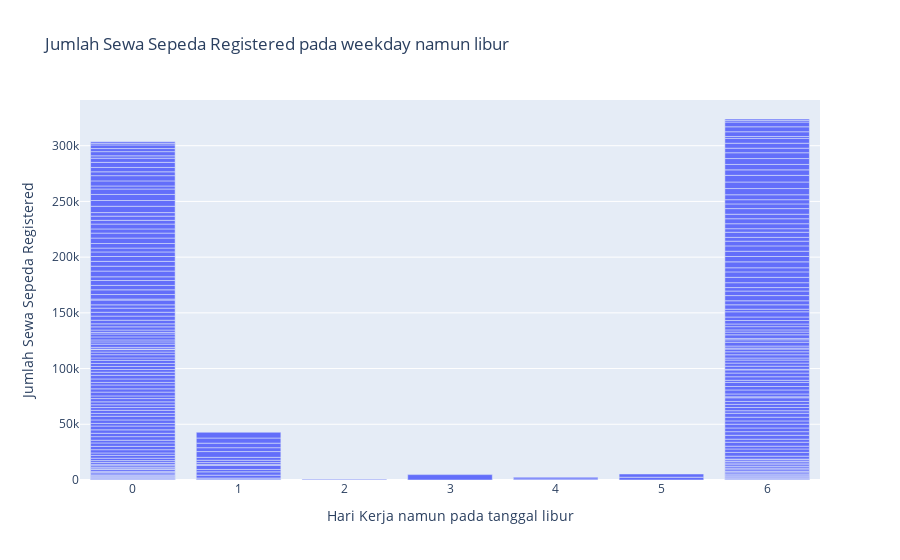

The code cell stored with this chart in its notebook:
### Markdown cell above
### Pertanyaan 5: <p>Bagaimana strategi untuk meningkatkan sewa sepeda dengan user beralih dari user casual menjadi user registered untuk hari libur?

### Code cell
# Filter pengguna casual (casual) pada hari kerja (workingday = 1)
filtered_data = dfDay[(dfDay["workingday"] == 0) & (dfDay["registered"] > 0)]

# Visualisasikan jumlah sewa sepeda casual pada hari kerja
fig = plotex.bar(filtered_data, x="weekday", y="registered", title="Jumlah Sewa Sepeda Registered pada weekday namun libur")
fig.update_xaxes(title="Hari Kerja namun pada tanggal libur")
fig.update_yaxes(title="Jumlah Sewa Sepeda Registered")
fig.show()

### Figure 1 — Plotly figure (JSON) as saved in the notebook; plotly's stock layout.template omitted (floating-point values rounded to 4 significant figures; data arrays with more than 128 entries replaced by an {"elided": "..."} marker saying what was removed)
{"data": [{"alignmentgroup": "True", "hovertemplate": "weekday=%{x}<br>registered=%{y}<extra></extra>", "legendgroup": "", "marker": {"color": "#636efa", "pattern": {"shape": ""}}, "name": "", "offsetgroup": "", "orientation": "v", "showlegend": false, "textposition": "auto", "type": "bar", "x": {"elided": "231 int values"}, "xaxis": "x", "y": {"elided": "231 int values"}, "yaxis": "y"}], "layout": {"barmode": "relative", "legend": {"tracegroupgap": 0}, "title": {"text": "Jumlah Sewa Sepeda Registered pada weekday namun libur"}, "xaxis": {"anchor": "y", "domain": [0, 1], "title": {"text": "Hari Kerja namun pada tanggal libur"}}, "yaxis": {"anchor": "x", "domain": [0, 1], "title": {"text": "Jumlah Sewa Sepeda Registered"}}}}
